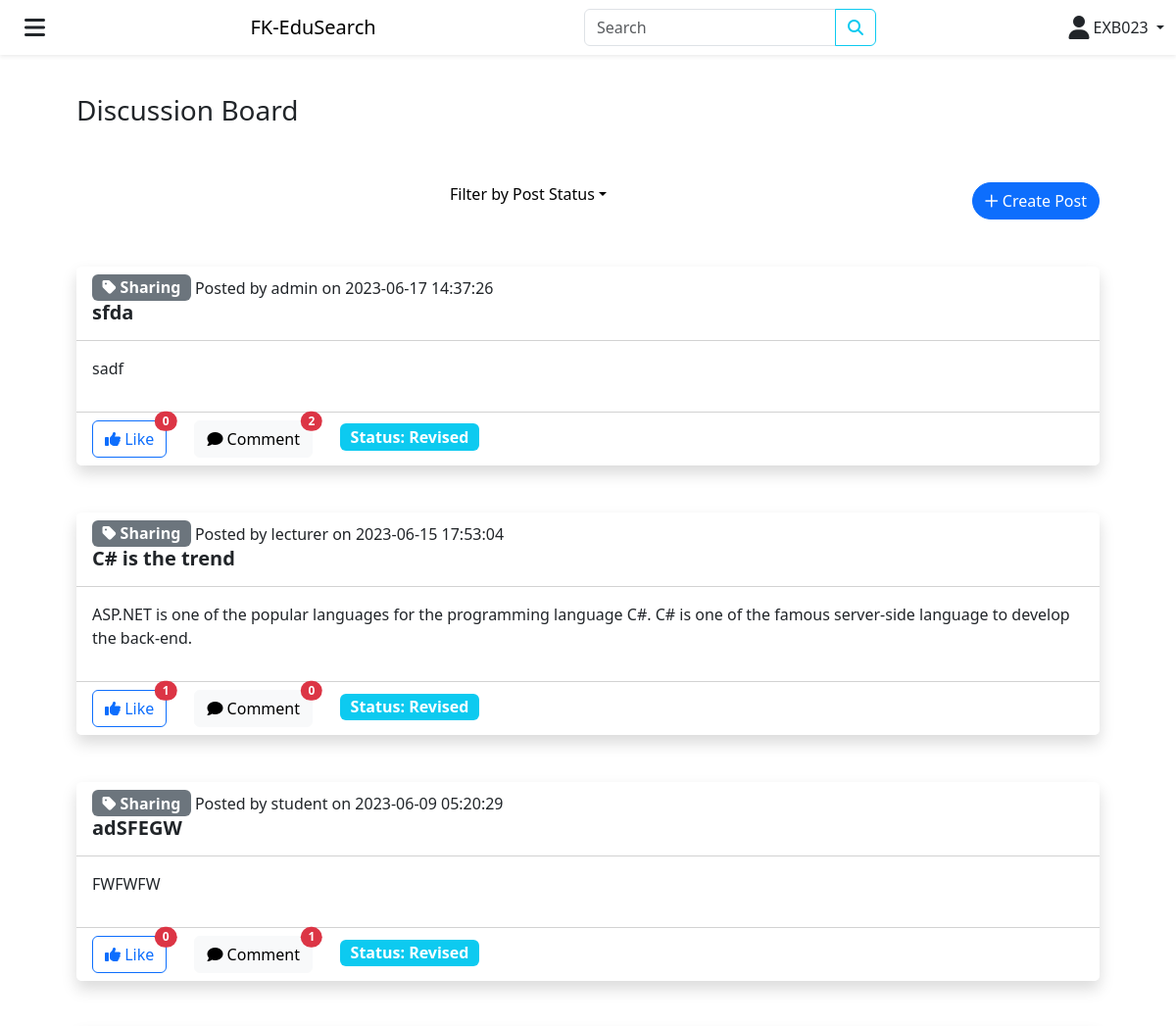
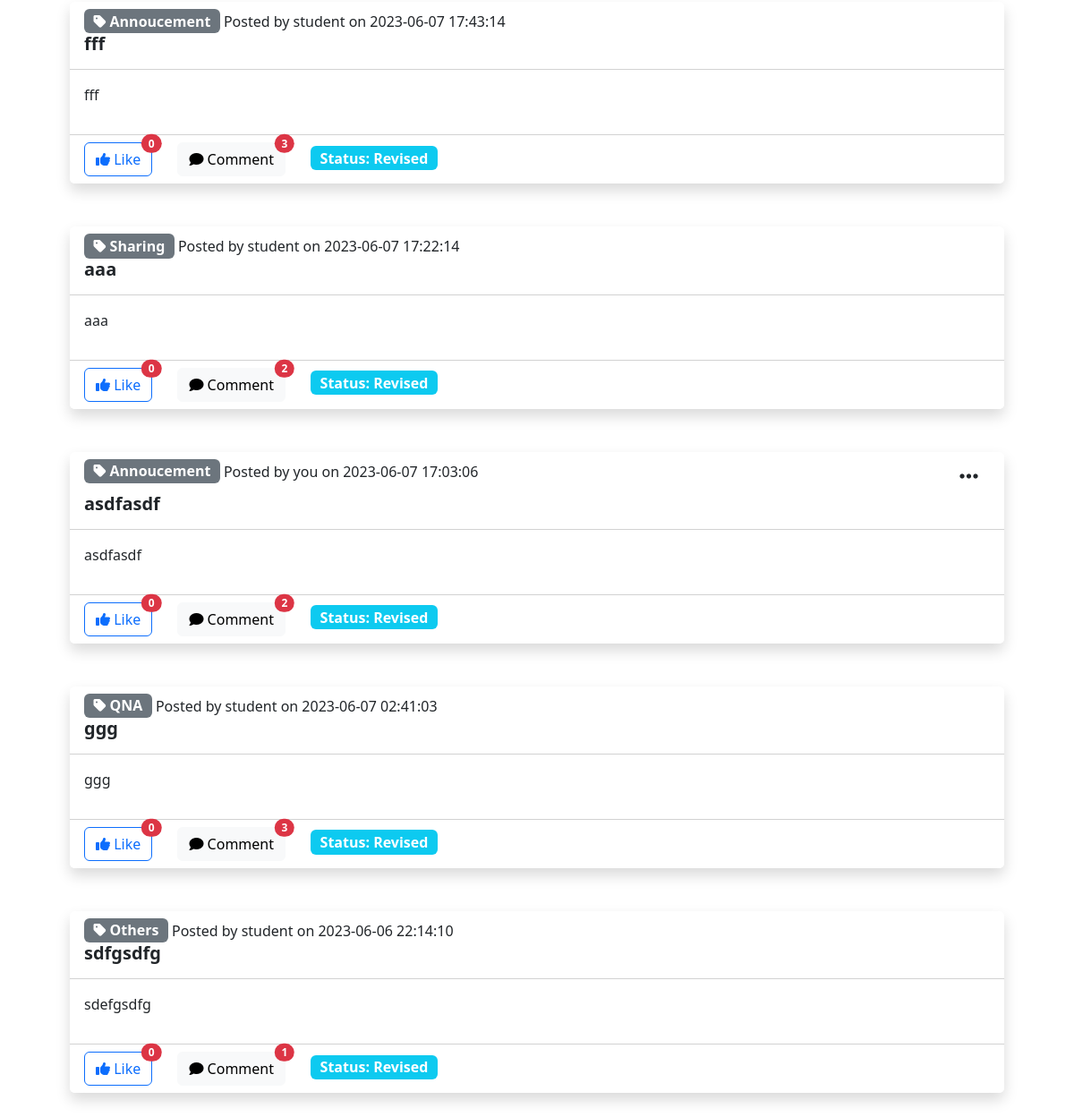
Page /index.php?post_status=Revised (signed in) on the committed database (2 pictures, top to bottom).
### tables this page shows
CREATE TABLE `post` (
  `PostID` bigint(255) NOT NULL,
  `UserID` bigint(255) NOT NULL,
  `PostStatus` varchar(9) NOT NULL,
  `PostTitle` varchar(25) NOT NULL,
  `PostContent` varchar(255) NOT NULL,
  `PostCategory` varchar(25) NOT NULL,
  `ExpertID` varchar(10) NOT NULL,
  `PostCreated` timestamp NOT NULL DEFAULT current_timestamp(),
  `PostUpdated` timestamp NOT NULL DEFAULT current_timestamp() ON UPDATE current_timestamp()
);

CREATE TABLE `user` (
  `UserID` bigint(255) NOT NULL,
  `UserName` varchar(100) NOT NULL,
  `UserPassword` varchar(255) NOT NULL,
  `UserEmail` varchar(100) NOT NULL,
  `UserSocialMedia` varchar(100) NOT NULL,
  `UserResearchArea` varchar(100) NOT NULL,
  `StaffID` varchar(10) NOT NULL,
  `StudentID` varchar(10) NOT NULL,
  `ExpertID` varchar(10) NOT NULL,
  `UserRole` tinyint(1) NOT NULL,
  `ResearchTopic` varchar(25) NOT NULL,
  `ExpertAreaOfExpertise` varchar(255) NOT NULL,
  `ExpertCV` varchar(255) NOT NULL,
  `ExpertAccountStatus` tinyint(4) NOT NULL,
  `ExpertRatings` float NOT NULL,
  `PublicationID` bigint(255) NOT NULL,
  `UserCreated` timestamp NOT NULL DEFAULT current_timestamp(),
  `UserUpdated` timestamp NOT NULL DEFAULT current_timestamp() ON UPDATE current_timestamp()
);

### index.php (the view, shortened to what this page needs)
<?php
require './config/db.php';
?>
<!DOCTYPE html>
<html lang="en">
<head>
	<link rel="stylesheet" href="./node_modules/bootstrap/dist/css/bootstrap.min.css">
	<link rel="stylesheet" href="./node_modules/@fortawesome/fontawesome-free/css/all.min.css">
</head>
<body>
	<?php require "layouts/navbar.php" ?>
	<div class="container p-5 m-5 mx-auto">
		<div class="row g-5">
			<div class="col-12">
				<h3>Discussion Board</h3>
			</div>
			<div class="col-12">
			  <button class="float-end btn btn-primary rounded-5" data-bs-toggle="modal" data-bs-target="#post_form">
			    <i class="fa-regular fa-plus"></i>
			    Create Post
			  </button>
			  <div class="dropdown d-flex align-items-center justify-content-center text-center">
			    <a class="dropdown-toggle d-flex align-items-center text-decoration-none text-black" href="#" role="button" id="filterDropdown" data-bs-toggle="dropdown" aria-haspopup="true" aria-expanded="false">
			      <i class="gg-format-center"></i> &nbsp; Filter by Post Status
			    </a>
			  </div>
			</div>
			<?php
			if(isset($_GET['post_status']) && $_GET['post_status'] == "Accepted") :
			  $stmt = $conn->prepare('SELECT * FROM post JOIN user ON post.UserID = user.UserID WHERE PostStatus = "Accepted" ORDER BY post.PostID DESC');
			elseif (isset($_GET['post_status']) && $_GET['post_status'] == "Revised") :
			  $stmt = $conn->prepare('SELECT * FROM post JOIN user ON post.UserID = user.UserID WHERE PostStatus = "Revised" ORDER BY post.PostID DESC');
			elseif (isset($_GET['post_status']) && $_GET['post_status'] == "Completed") :
			  $stmt = $conn->prepare('SELECT * FROM post JOIN user ON post.UserID = user.UserID WHERE PostStatus = "Completed" ORDER BY post.PostID DESC');
			elseif(!isset($_GET['post_status'])) :
			  $stmt = $conn->prepare('SELECT * FROM post JOIN user ON post.UserID = user.UserID WHERE PostStatus = "Pending" ORDER BY post.PostID DESC');
			endif;
			$stmt->execute();
			$result = $stmt->fetchAll(PDO::FETCH_OBJ);
			foreach($result as $row) :
			?>
			<div class="col-12">
			  <div class="card border-0 shadow">
			    <div class="card-header bg-white">
			      <div class="row">
			        <div class="col-11">
			          <span class="badge bg-secondary fs-6"><i class="fa-solid fa-tag"></i> <?php echo $row->PostCategory; ?></span>
			          Posted by <?php
			          if($_SESSION['user_id'] == $row->UserID) :
			            echo "you";
			          else :
			            echo $row->UserName;
			          endif;
			          ?> on <?php echo $row->PostCreated; ?>
			        </div>
			        <div class="col-1 d-flex justify-content-end">
			        <?php if($_SESSION['user_id'] == $row->UserID) : ?>
			          <div class="dropdown">
			            <button class="btn circle-1" type="button" data-bs-toggle="dropdown" aria-expanded="false">
			              <i class="fa-solid fa-ellipsis fa-xl"></i>
			            </button>
			          </div>
			        <?php endif; ?>
			        </div>
			        <div class="col-12">
			          <h5 class="card-title fw-semibold"><?php echo $row->PostTitle; ?></h5>
			        </div>
			      </div>
			    </div>
			    <div class="card-body">
			      <p><?php echo $row->PostContent; ?></p>
			    </div>
			    <div class="card-footer bg-white">
			      <a class="btn btn-outline-primary position-relative
			      <?php
			      $user_id = $_SESSION['user_id'];
			      $post_id = $row->PostID;
			      $stmt = $conn->prepare('SELECT * FROM likes WHERE UserID = :user_id AND PostID = :post_id');
			      $stmt->bindParam(':user_id', $user_id);
			      $stmt->bindParam(':post_id', $post_id);
			      $stmt->execute();
			      if($stmt->rowCount() > 0) {
			        echo 'active';
			      } else {
			        echo '';
			      }
			       ?>" href="./controllers/LikeController.php?post_id=<?php echo $row->PostID ?>">
			        <i class="fa-solid fa-thumbs-up"></i>
			        Like
			        <span class="position-absolute top-0 start-100 translate-middle badge rounded-pill bg-danger">
			          <?php
			          $post_id = $row->PostID;
			          $stmt = $conn->prepare('SELECT COUNT(*) AS total_likes FROM likes JOIN post ON likes.PostID = post.PostID WHERE likes.PostID = :post_id');
			          $stmt->bindParam(':post_id', $post_id);
			          $stmt->execute();
			          $likes = $stmt->fetchAll(PDO::FETCH_OBJ);
			          if ($likes[0]->total_likes > 99) {
			              echo "99+";
			          } else {
			              echo $likes[0]->total_likes;
			          }
			          ?>
			        </span>
			      </a>
			      <a class="btn btn-light position-relative ms-4" href="./comments.php?post_id=<?php echo $row->PostID; ?>">
			        <i class="fa-solid fa-comment"></i>
			        Comment
			        <span class="position-absolute top-0 start-100 translate-middle badge rounded-pill bg-danger">
			          <?php
			          $post_id = $row->PostID;
			          $stmt = $conn->prepare('SELECT COUNT(*) AS total_comments FROM comment JOIN post ON comment.PostID = post.PostID WHERE comment.PostID = :post_id');
			          $stmt->bindParam(':post_id', $post_id);
			          $stmt->execute();
			          $comments = $stmt->fetchAll(PDO::FETCH_OBJ);
			          if ($comments[0]->total_comments > 99) {
			              echo "99+";
			          } else {
			              echo $comments[0]->total_comments;
			          }
			          ?>
			        </span>
			      </a>
			      <span class="badge bg-info fs-6 ms-4">Status: <?php echo $row->PostStatus; ?></span>
			    </div>
			  </div>
			</div>
			<?php
			endforeach;
			?>
		</div>
	</div>
</body>
</html>

### rows in the picture
post: PostCategory "Sharing", UserID.UserName "admin", PostCreated "2023-06-17 14:37:26", PostTitle "sfda", PostContent "sadf", total_likes "0", total_comments "2", PostStatus "Revised"
post: PostCategory "Sharing", UserID.UserName "lecturer", PostCreated "2023-06-15 17:53:04", PostTitle "C# is the trend", PostContent "ASP.NET is one of the popular languages for the programming language C#. C# is one of the famous server-side language to develop the back-end.", total_likes "1", total_comments "0", PostStatus "Revised"
post: PostCategory "Sharing", UserID.UserName "student", PostCreated "2023-06-09 05:20:29", PostTitle "adSFEGW", PostContent "FWFWFW", total_likes "0", total_comments "1", PostStatus "Revised"
post: PostCategory "Annoucement", UserID.UserName "student", PostCreated "2023-06-07 17:43:14", PostTitle "fff", PostContent "fff", total_likes "0", total_comments "3", PostStatus "Revised"
post: PostCategory "Sharing", UserID.UserName "student", PostCreated "2023-06-07 17:22:14", PostTitle "aaa", PostContent "aaa", total_likes "0", total_comments "2", PostStatus "Revised"
post: PostCategory "Annoucement", shows "you", PostCreated "2023-06-07 17:03:06", PostTitle "asdfasdf", PostContent "asdfasdf", total_likes "0", total_comments "2", PostStatus "Revised"
post: PostCategory "QNA", UserID.UserName "student", PostCreated "2023-06-07 02:41:03", PostTitle "ggg", PostContent "ggg", total_likes "0", total_comments "3", PostStatus "Revised"
post: PostCategory "Others", UserID.UserName "student", PostCreated "2023-06-06 22:14:10", PostTitle "sdfgsdfg", PostContent "sdefgsdfg", total_likes "0", total_comments "1", PostStatus "Revised"

### other values in the picture
$_SESSION["id"] "EXB023"
